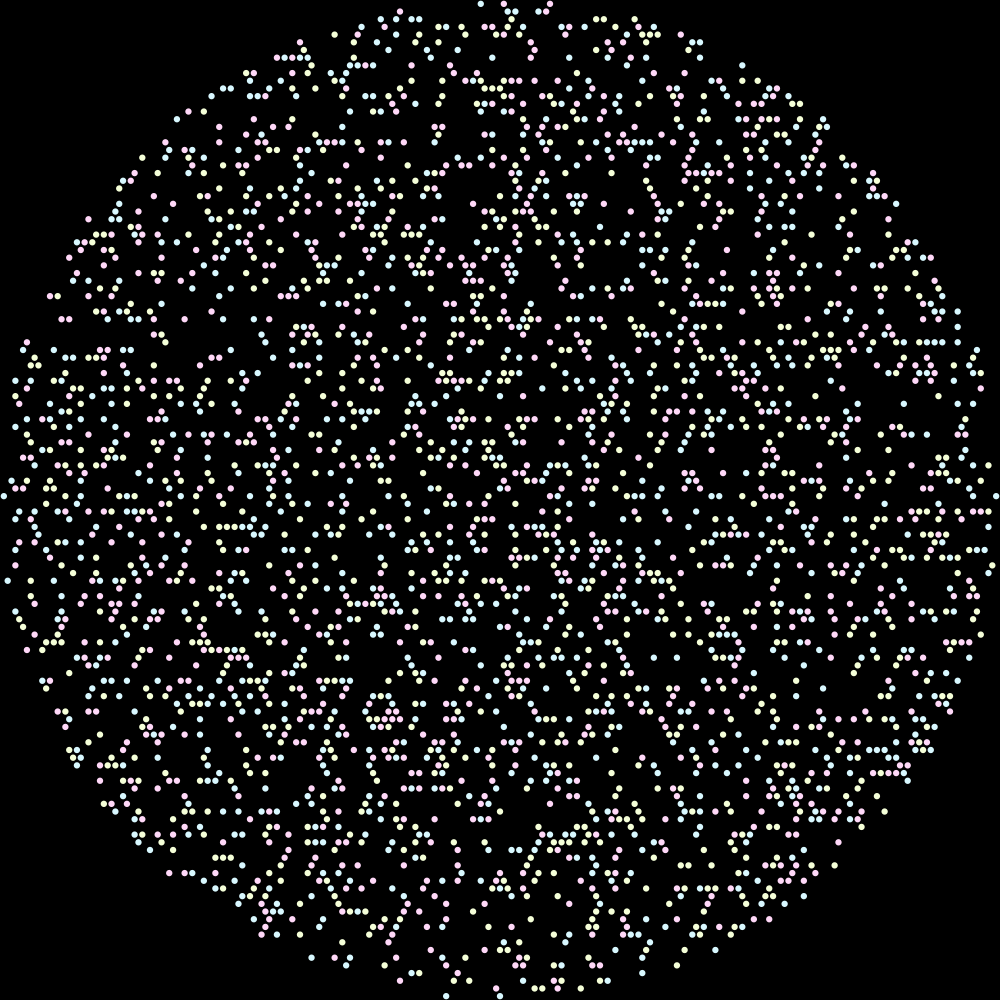
Frame 1 (no input)
Frame 60 (the mouse pressed at the canvas centre just before this capture): identical to frame 1, image omitted
Frame 120 (the mouse held since frame 60 and released just before this capture): identical to frame 1, image omitted

The Processing sketch that drew this single still picture (run headless with seeded random() and noise(); from frame 60 on, the mouse is pressed at the canvas centre):

// Processing sketch: neuralSynthetizer
// ── neuralSynthetizer.pde

final int CELL_COUNT = 13272;
final int PILL_PER_CHANNEL = 1000;//3318;
final int CELL_SIZE = 1; // centimetre
final float PILL_SIZE = 0.83;// centimetre
final int DIAMETER = 130; // centimetre
final color [] colors = {
  color(255, 216, 248), 
  color(216, 248, 255), 
  color(245, 255, 216)
}; 

Grid grid;

void setup() {
  size(1000, 1000);
  int cellPerLine = DIAMETER / CELL_SIZE;
  grid = new Grid(cellPerLine);

  for (color c : colors) {
    for (int i = 0; i < PILL_PER_CHANNEL; i++) {
      grid.getRandomEmptyCell().pill = new Pill(c);
    }
  }
}

void draw() {
  background(0);
  scale(width);
  grid.draw();
}

// ── Cell.pde
class Cell {
  PVector pos;
  float diameter;
  Pill pill;
  Cell(float x, float y, float diameter) {
    this(new PVector(x, y), diameter);
  }
  Cell(PVector pos, float diameter) {
    this.pos = pos;
    this.diameter = diameter;
  }
  void draw() {
    pushMatrix();
    translate(this.pos.x, this.pos.y);
    scale(this.diameter);
    if (null != pill) {
      pill.draw();
    }
    popMatrix();
  }
}

// ── Grid.pde
class Grid {
  ArrayList<Cell> cells;
  Grid(int cellPerLine) {
    cells = new ArrayList<Cell>();
    float cellDiameter = 1.0/ cellPerLine;
    for (int y = 0; y < cellPerLine; y ++) {
      for (int x = 0; x < cellPerLine+1; x ++) {
        float _x = x+(y%2==1?-0.5:0);
        float _y = y;
        _x = ((_x + 0.5)/(float)cellPerLine);
        _y = ((_y + 0.5)/(float)cellPerLine);
        float dX = _x - 0.5;
        float dY = _y - 0.5;
        float d = sqrt(dX * dX + dY * dY);
        if (d <= 0.5) {
          cells.add(new Cell(_x, _y, cellDiameter));
        }
      }
    }
  }
  
  void draw(){
    for(Cell cell : cells){
      cell.draw();
    }
  }
  
  Cell getRandomCell(){
    return cells.get((int)random(cells.size()));
  }
  
  Cell getRandomCell(color c){
    Cell cell;
    do{
      cell = getRandomCell();
    }while(cell == null || cell.pill.c != c);
    return cell;
  }
  
  Cell getRandomEmptyCell(){
    Cell cell;
    do{
      cell = getRandomCell();
    }while(cell == null || cell.pill != null);
    return cell;
  }
}

// ── Pill.pde
class Pill {
  color c;
  Pill(color c) {
    this.c = c;
  }

  void draw() {
    fill(c);
    noStroke();
    scale(PILL_SIZE);
    ellipse(0, 0, 1, 1);
  }
}
